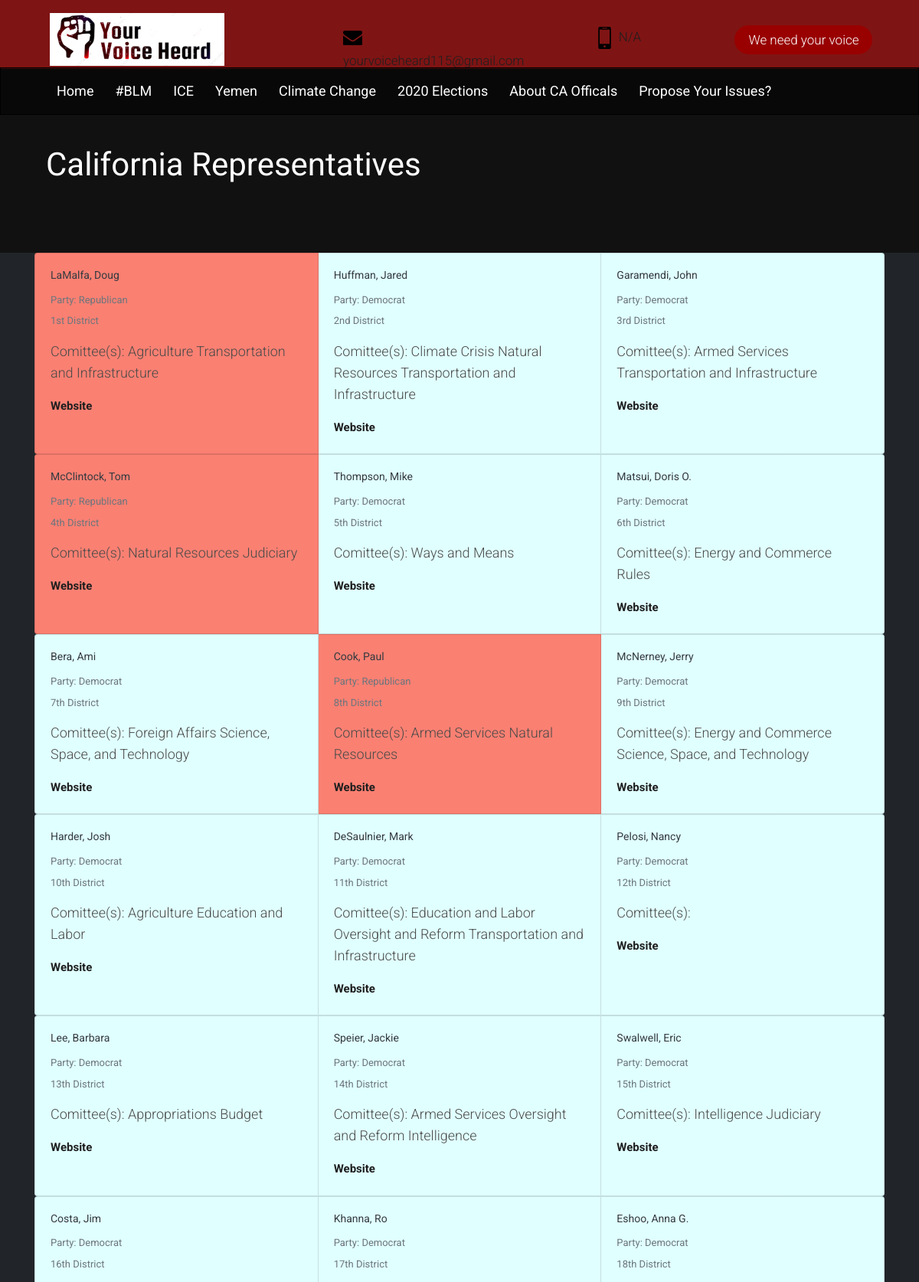
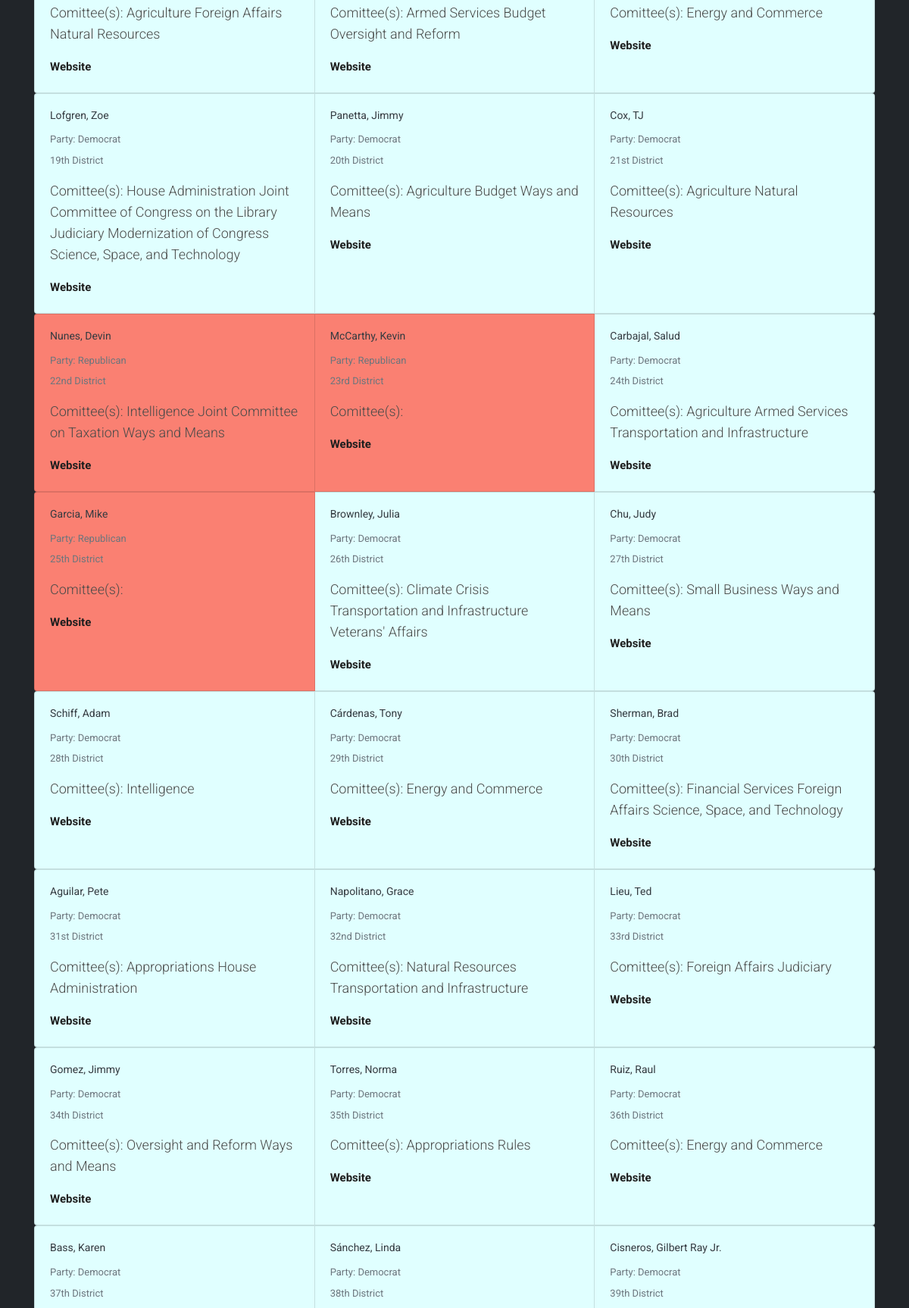
Screenshot of /caofficals (upper part) with the database file from the repository (2 pictures, top to bottom).
### emailreps/models.py (models this page shows, shortened)
class Representative(models.Model):
    rep_name = models.CharField(max_length=200)
    comittee = models.CharField(blank=True, max_length=200)
    website = models.URLField(blank=True,max_length=400)
    state = models.CharField(max_length=50)
    party = models.CharField(blank=True, max_length=20)
    district = models.CharField(blank=True, max_length=10)

### emailreps/views.py (the view)
# urls.py: path('caofficals', views.caofficals, name='caofficals'),
def caofficals(request):
    reps = Representative.objects.all()
    senators = Senator.objects.all()
    context = {'reps': reps, 'sens': senators}
    return render(request, 'caofficals.html', context)

### emailreps/templates/caofficals.html (shortened to what this page needs)
{% load static %}
<!DOCTYPE html>
<html lang="en">
<head>
    <link rel="stylesheet" href="{% static 'website/css/bootstrap.min.css' %}" />
    <link rel="stylesheet" href="{% static 'website/css/pogo-slider.min.css' %}" />
    <link rel="stylesheet" href="{% static 'website/css/style.css' %}" />
    <link rel="stylesheet" href="{% static 'website/css/responsive.css' %}" />
    <link rel="stylesheet" href="{% static 'website/css/custom.css' %}" />
</head>
<body id="inner_page" data-spy="scroll" data-target="#navbar-wd" data-offset="98">
    <header class="top-header">
        <div class="header_top">
            <div class="container">
                <div class="row">
                    <div class="logo_section">
                        <a class="navbar-brand" href="{% url 'emailreps:index' %}"><img src="{% static 'website/images/logo.jpg' %}" alt="image"></a>
                    </div>
                    <div class="site_information">
                        <ul>
                            <li><a href="mailto:yourvoiceheard115@gmail.com"><img src="{% static 'website/images/mail_icon.png' %}" alt="#" />yourvoiceheard115@gmail.com</a></li>
                            <li><a href="tel:yourvoiceheard115@gmail.com"><img src="{% static 'website/images/phone_icon.png' %}" alt="#" />N/A</a></li>
                            <li><a class="join_bt" href="{% url 'emailreps:vote' %}">We need your voice</a></li>
                        </ul>
                    </div>
                </div>
            </div>
        </div>
        <div class="header_bottom">
          <div class="container">
            <div class="col-sm-12">
                <div class="menu_orange_section">
                   <nav class="navbar header-nav navbar-expand-lg">
                     <div class="menu_section">
                <div class="collapse navbar-collapse justify-content-end" id="navbar-wd">
                    <ul class="navbar-nav">
                        <li><a class="nav-link active" href="{% url 'emailreps:index' %}">Home</a></li>
                        <li><a class="nav-link" href="{% url 'emailreps:blm' %}">#BLM</a></li>
                        <li><a class="nav-link" href="{% url 'emailreps:ice' %}">ICE</a></li>
                        <li><a class="nav-link" href="{% url 'emailreps:yemen' %}">Yemen</a></li>
                        <li><a class="nav-link" href="{% url 'emailreps:climatechange' %}">Climate Change</a></li>
                         <li><a class="nav-link" href="{% url 'emailreps:2020elections' %}">2020 Elections</a></li>
                        <li><a class="nav-link" href="{% url 'emailreps:caofficals' %}">About CA Officals</a></li>
                        <li><a class="nav-link" href="{% url 'emailreps:proposeissues' %}">Propose Your Issues?</a></li>
                    </ul>
                </div>
                     </div>
                 </nav>
                </div>
            </div>
          </div>
        </div>
    </header>
    <div class="section inner_page_banner">
        <div class="container">
            <div class="row">
                <div class="col-md-12">
                    <div class="banner_title">
                        <h3>California Representatives</h3>
                    </div>
                </div>
            </div>
        </div>
    </div>
    <div class="section">
        <div class="container">
            <div class="card-group">
                {% for rep in reps %}
                    {% if forloop.counter0|divisibleby:3 %}
                        </div>
                        <div class="card-group">
                    {% endif %}
                        <div class="card text-dark font-weight-bold" style="{% if rep.party == 'Republican' %} background-color: #fa8072; {% elif rep.party == 'Democrat' %} background-color: #E0FFFF; {% endif %}">
                        <div class="card-body">
                        <h5 class="card-title text-dark">{{rep.rep_name}}</h5>
                        <h6 class="card-subtitle mb-2 text-muted">Party: {{rep.party}}</h6>
                        <h6 class="card-subtitle mb-2 text-muted">{{rep.district}} District</h6>
                        <p class="card-text">Comittee(s): {{rep.comittee}}</p>
                        <a href="{{rep.website}}" class="card-link">Website</a>
                        </div>
                    </div>
                {% endfor %}
            </div>
        </div>
</div>
</body>
</html>

### emailreps/static/website/css/style.css (style rules this page uses)
body { color: #111; background-color: #212529; font-size: 15px; font-family: 'Roboto', sans-serif; line-height: 1.80857; }
* { font-family: 'Roboto', sans-serif; }
a { color: #1f1f1f; text-decoration: none !important; outline: none !important; -webkit-transition: all .3s ease-in-out; -moz-transition: all .3s ease-in-out; -ms-transition: all .3s ease-in-out; -o-transition: all .3s ease-in-out; transition: all .3s ease-in-out; }
h1, h2, h3, h4, h5, h6 { letter-spacing: 0; font-weight: normal; position: relative; padding: 0 0 10px 0; font-weight: normal; line-height: 120% !important; color: #fff; margin: 0 }
h3 { font-size: 18px }
h5 { font-size: 14px }
h6 { font-size: 13px }
a { color: #1f1f1f; text-decoration: none; outline: none; }
a, .btn { text-decoration: none !important; outline: none !important; -webkit-transition: all .3s ease-in-out; -moz-transition: all .3s ease-in-out; -ms-transition: all .3s ease-in-out; -o-transition: all .3s ease-in-out; transition: all .3s ease-in-out; }
ul, li, ol { list-style: none; margin: 0px; padding: 0px; }
.header_top { min-height: 90px; padding: 12px 0; height:90px; background: rgb(176, 28, 28, .25); }
.site_information ul { float: right; width: 95%; padding: 21px 0; }
a.join_bt { background: #990000; width: 180px; text-align: center; height: 38px; line-height: 38px; border-radius: 75px; color: #ffffff; font-weight: 300; }
.site_information { float: left; width: 66.66%; }
.site_information ul { list-style: none; }
.site_information ul li { float: left; width: 33.33%; display: flex; justify-content: center; font-size: 17px; font-weight: 300; font-color: #fff; }
.site_information ul li img { margin-right: 10px; }
.logo_section { width: 33.33%; }
.top-header .navbar { padding: 0; min-height: 60px; float: left; }
.top-header { position: relative; top: 0px; left: 0px; margin: 0; z-index: 20; background-position: left; background-repeat: no-repeat; background-color: #6e1111; background-size: auto 20%; width: 100%; }
.section { float: left; width: 100%; }
.top-header .navbar .navbar-collapse ul li a { text-transform: none; font-size: 18px; padding: 12px; font-weight: 400; overflow: hidden; color: #fff; position: relative; z-index: 35; }
a.navbar-brand { left: 35px; position: relative; }
.top-header .navbar .navbar-collapse ul li a.active { background: ffe6cc; color: #fff; }
.top-header .navbar .navbar-collapse ul li { margin: 0 2px; }
.header_bottom { width: 100%; position: absolute; bottom: -60px; background-color:rgb(0, 0, 0, .5); border: solid #000 1px; }
.header_bottom::after { width: 50%; display: block; right: 0; content: ""; background: transparent; height: 20px; position: absolute; top: 0; }
.top-header #navbar-wd { padding-right: 0; }
.menu_orange_section { position:relative; width:100%; }
.menu_orange_section::after { width: 100%; height: 60px; position: relative; content: ""; display: block; background: transparent; left: -35px; }
.inner_page_banner h3 { font-size: 42px; color: #fff; padding: 40px 15px; }
.inner_page_banner { float: left; width: 100%; padding-top: 60px; min-height: 240px; background: #111; }
p { margin-top: 5px; margin-bottom: 1rem; font-size: 18px; font-weight: 300; line-height: 28px; color: #4a4a49; }

### static/website/css/timeline.css (style rules this page uses)
* { box-sizing: border-box; }

### rows the page displays
Representative: rep_name "LaMalfa, Doug", party "Republican", district "1st", comittee "Agriculture Transportation and Infrastructure"
Representative: rep_name "Huffman, Jared", party "Democrat", district "2nd", comittee "Climate Crisis Natural Resources Transportation and Infrastructure"
Representative: rep_name "Garamendi, John", party "Democrat", district "3rd", comittee "Armed Services Transportation and Infrastructure"
Representative: rep_name "McClintock, Tom", party "Republican", district "4th", comittee "Natural Resources Judiciary"
Representative: rep_name "Thompson, Mike", party "Democrat", district "5th", comittee "Ways and Means"
Representative: rep_name "Matsui, Doris O.", party "Democrat", district "6th", comittee "Energy and Commerce Rules"
Representative: rep_name "Bera, Ami", party "Democrat", district "7th", comittee "Foreign Affairs Science, Space, and Technology"
Representative: rep_name "Cook, Paul", party "Republican", district "8th", comittee "Armed Services Natural Resources"
Representative: rep_name "McNerney, Jerry", party "Democrat", district "9th", comittee "Energy and Commerce Science, Space, and Technology"
Representative: rep_name "Harder, Josh", party "Democrat", district "10th", comittee "Agriculture Education and Labor"
Representative: rep_name "DeSaulnier, Mark", party "Democrat", district "11th", comittee "Education and Labor Oversight and Reform Transportation and Infrastructure"
Representative: rep_name "Pelosi, Nancy", party "Democrat", district "12th"
Representative: rep_name "Lee, Barbara", party "Democrat", district "13th", comittee "Appropriations Budget"
Representative: rep_name "Speier, Jackie", party "Democrat", district "14th", comittee "Armed Services Oversight and Reform Intelligence"
Representative: rep_name "Swalwell, Eric", party "Democrat", district "15th", comittee "Intelligence Judiciary"
Representative: rep_name "Costa, Jim", party "Democrat", district "16th", comittee "Agriculture Foreign Affairs Natural Resources"
Representative: rep_name "Khanna, Ro", party "Democrat", district "17th", comittee "Armed Services Budget Oversight and Reform"
Representative: rep_name "Eshoo, Anna G.", party "Democrat", district "18th", comittee "Energy and Commerce"
Representative: rep_name "Lofgren, Zoe", party "Democrat", district "19th", comittee "House Administration Joint Committee of Congress on the Library Judiciary Modernization of Congress Science, Space, and Technology"
Representative: rep_name "Panetta, Jimmy", party "Democrat", district "20th", comittee "Agriculture Budget Ways and Means"
Representative: rep_name "Cox, TJ", party "Democrat", district "21st", comittee "Agriculture Natural Resources"
Representative: rep_name "Nunes, Devin", party "Republican", district "22nd", comittee "Intelligence Joint Committee on Taxation Ways and Means"
Representative: rep_name "McCarthy, Kevin", party "Republican", district "23rd"
Representative: rep_name "Carbajal, Salud", party "Democrat", district "24th", comittee "Agriculture Armed Services Transportation and Infrastructure"
Representative: rep_name "Garcia, Mike", party "Republican", district "25th"
Representative: rep_name "Brownley, Julia", party "Democrat", district "26th", comittee "Climate Crisis Transportation and Infrastructure Veterans' Affairs"
Representative: rep_name "Chu, Judy", party "Democrat", district "27th", comittee "Small Business Ways and Means"
Representative: rep_name "Schiff, Adam", party "Democrat", district "28th", comittee "Intelligence"
Representative: rep_name "Cárdenas, Tony", party "Democrat", district "29th", comittee "Energy and Commerce"
Representative: rep_name "Sherman, Brad", party "Democrat", district "30th", comittee "Financial Services Foreign Affairs Science, Space, and Technology"
Representative: rep_name "Aguilar, Pete", party "Democrat", district "31st", comittee "Appropriations House Administration"
Representative: rep_name "Napolitano, Grace", party "Democrat", district "32nd", comittee "Natural Resources Transportation and Infrastructure"
Representative: rep_name "Lieu, Ted", party "Democrat", district "33rd", comittee "Foreign Affairs Judiciary"
Representative: rep_name "Gomez, Jimmy", party "Democrat", district "34th", comittee "Oversight and Reform Ways and Means"
Representative: rep_name "Torres, Norma", party "Democrat", district "35th", comittee "Appropriations Rules"
Representative: rep_name "Ruiz, Raul", party "Democrat", district "36th", comittee "Energy and Commerce"
Representative: rep_name "Bass, Karen", party "Democrat", district "37th"
Representative: rep_name "Sánchez, Linda", party "Democrat", district "38th"
Representative: rep_name "Cisneros, Gilbert Ray Jr.", party "Democrat", district "39th"
